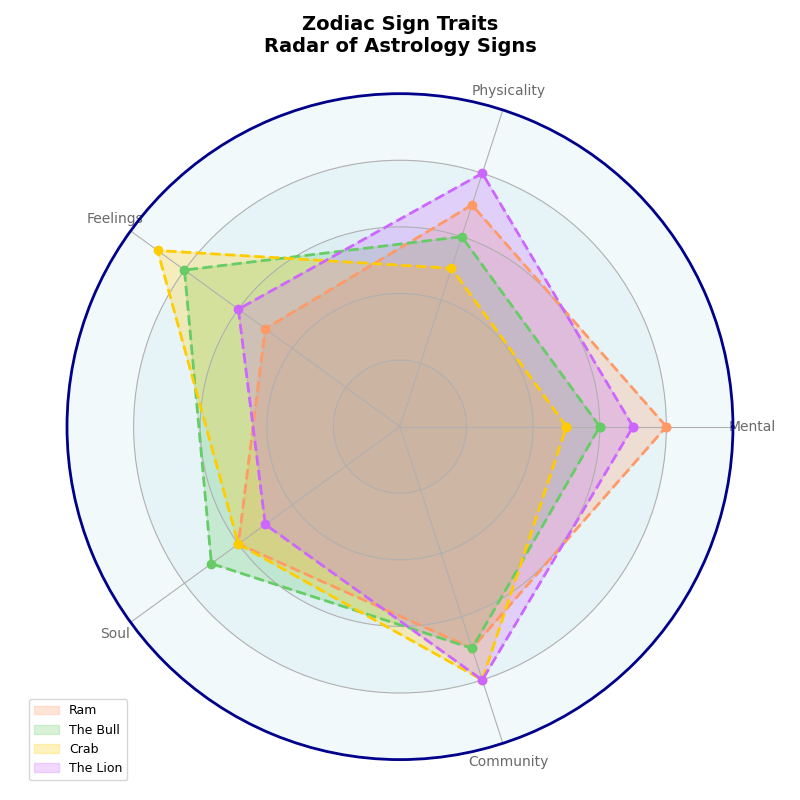

Source code (Python):
import numpy as np
import matplotlib.pyplot as plt
from matplotlib.patches import Circle

categories = ['Mental', 'Physicality', 'Feelings', 'Soul', 'Community']

aries = [8, 7, 5, 6, 7]
taurus = [6, 6, 8, 7, 7]
cancer = [5, 5, 9, 6, 8]
leo = [7, 8, 6, 5, 8]

zodiac_data = np.array([aries, taurus, cancer, leo])
labels = ['Ram', 'The Bull', 'Crab', 'The Lion']

num_vars = len(categories)
angles = np.linspace(0, 2 * np.pi, num_vars, endpoint=False).tolist()
angles += angles[:1]

def plot_radar(ax, data, colors, labels):
    for idx, d in enumerate(data):
        values = d.tolist()
        values += values[:1]
        ax.plot(angles, values, color=colors[idx], linewidth=2, linestyle='dashed', marker='o')
        ax.fill(angles, values, color=colors[idx], alpha=0.25, label=labels[idx])

fig, ax = plt.subplots(figsize=(8, 8), subplot_kw=dict(polar=True))

colors = ['#ff9966', '#66cc66', '#ffcc00', '#cc66ff']
plot_radar(ax, zodiac_data, colors, labels)

plt.xticks(angles[:-1], categories, color='dimgray', size=10)

ax.set_yticklabels([])
ax.set_ylim(0, 10)

for y in range(2, 11, 2):
    ax.add_patch(Circle((0,0), y, transform=ax.transData._b, color='lightblue', alpha=0.15, lw=0.5, zorder=0))
    ax.text(y, -y*0.05, str(y), horizontalalignment='center', color='grey', size=10)

ax.spines['polar'].set_visible(True)
ax.spines['polar'].set_color('darkblue')
ax.spines['polar'].set_linewidth(2)

ax.set_title('Zodiac Sign Traits\nRadar of Astrology Signs', size=14, fontweight='bold', pad=30)

ax.legend(loc='best', bbox_to_anchor=(0.1, 0.1), fontsize=9)

plt.tight_layout()
plt.show()
